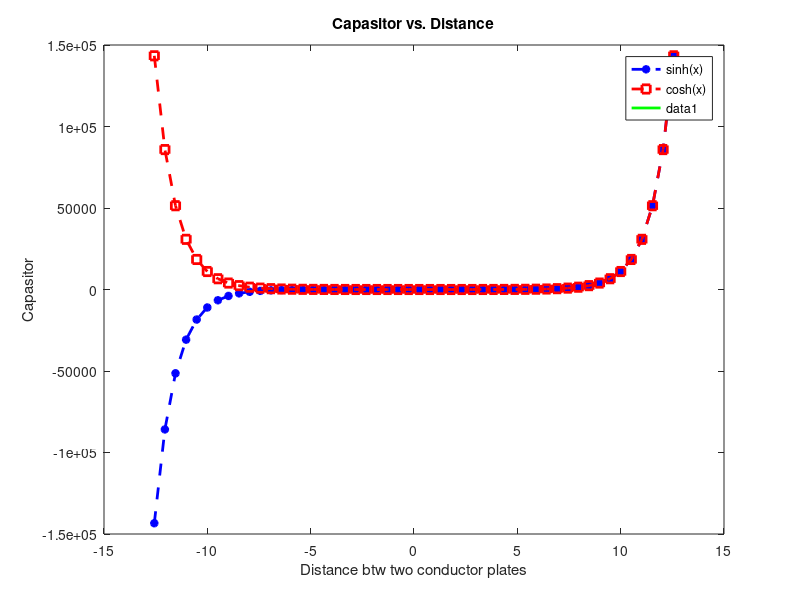

Source code (MATLAB): (Note: this script raises an error after producing the figure.)
clc
clear all
close all
%% Question#1
N=50
x=linspace(-4*pi,4*pi,N)
f=(exp(x)-exp(-x))/2; %sine hyperbolic function
g=(exp(x)+exp(-x))/2; %cosine hyperbolic function
plot(x,f,'--g*','LineWidth',2,'Color', 'b') %sine function plotting
hold on
plot(x,g,'--bs','LineWidth',2,'Color', 'r') %cosine function plotting
xlabel('Time')
ylabel('sinh(x) and cosh(x) functions')
title('Hyperbolic trigonometric functions plotting')
legend('sinh(x)','cosh(x)')
%% Question#2
E=8.85*10^-12; %Air permeability (Epsilon)
a=3*10^2 % a side of the capasitor
b=4*10^2 % b side of the capasitor
d=0.002:0.00001:0.01; % distance between two conductor plates
A=a*b; % Area of a conductor plate
C=E*A./d; %Capasitor
plot(d,C,'LineWidth',2,'Color', 'g')
xlabel('Distance btw two conductor plates')
ylabel('Capasitor')
title('Capasitor vs. Distance')
%% Question#3
A = [ -7 8 16; 11 -9 48; 6 -25 -13];
B = [4 3 81; -5 7 11; 12 -9 -32]
C = [ -3 -4 1; 9 2 6; 13 11 15];
Asorted = sort(A); 
Bsorted = sort(B,2)
Csumofcolumn = sum(C);
Csumofrow = sum(C,2);
Atranz = transpose(A);
%%islem = A+B(2:3,2:3) + C; B(2:3,2:3) islemi B matrisini [7 11 ; -9 -32]
%%kismini alip yeni bir 2x2 matris olusturacaktir. Yani her satirin 2. ve 3.elemanini aliyor.
%%Matrislerde islem yaparken boyutlarinin birbirlerine uygun olmasi gerektigi icin verilen
%%islemi yapmak istedigimizde Error using  + Matrix dimensions must agree.
%%hatasi verecektir yani 3x3 matrisle 2x2 matrisi boyutlari uygun olmadigi
%%icin toplanamaz.
ResultedMat = A - (B/4) - (2*C);
%% Question#4
clc
clear all
close all
L=[-1.38 0.57 1.22;0.09 1.62 0.78] %locations of the beacons
r=[2.1034 0.8205 0.6203] %radius
syms x y
y1=@(x,y)(x-L(1,1))^2+(y-L(2,1))^2-r(1,1)^2; %distance btw beacon#1 and mobile phone
y2=@(x,y)(x-L(1,2))^2+(y-L(2,2))^2-r(1,2)^2; %distance btw beacon#2 and mobile phone
y3=@(x,y)(x-L(1,3))^2+(y-L(2,3))^2-r(1,3)^2; %distance btw beacon#3 and mobile phone
eq1=y1(x,y)-y3(x,y) 
eq2=y1(x,y)-y2(x,y)
eq3=y2(x,y)-y3(x,y)
[A,B] = equationsToMatrix([eq1 eq2 eq3], [x, y])
X = linsolve(A,B)
ezplot(y1)
hold on
ezplot(y2)
hold on
ezplot(y3)